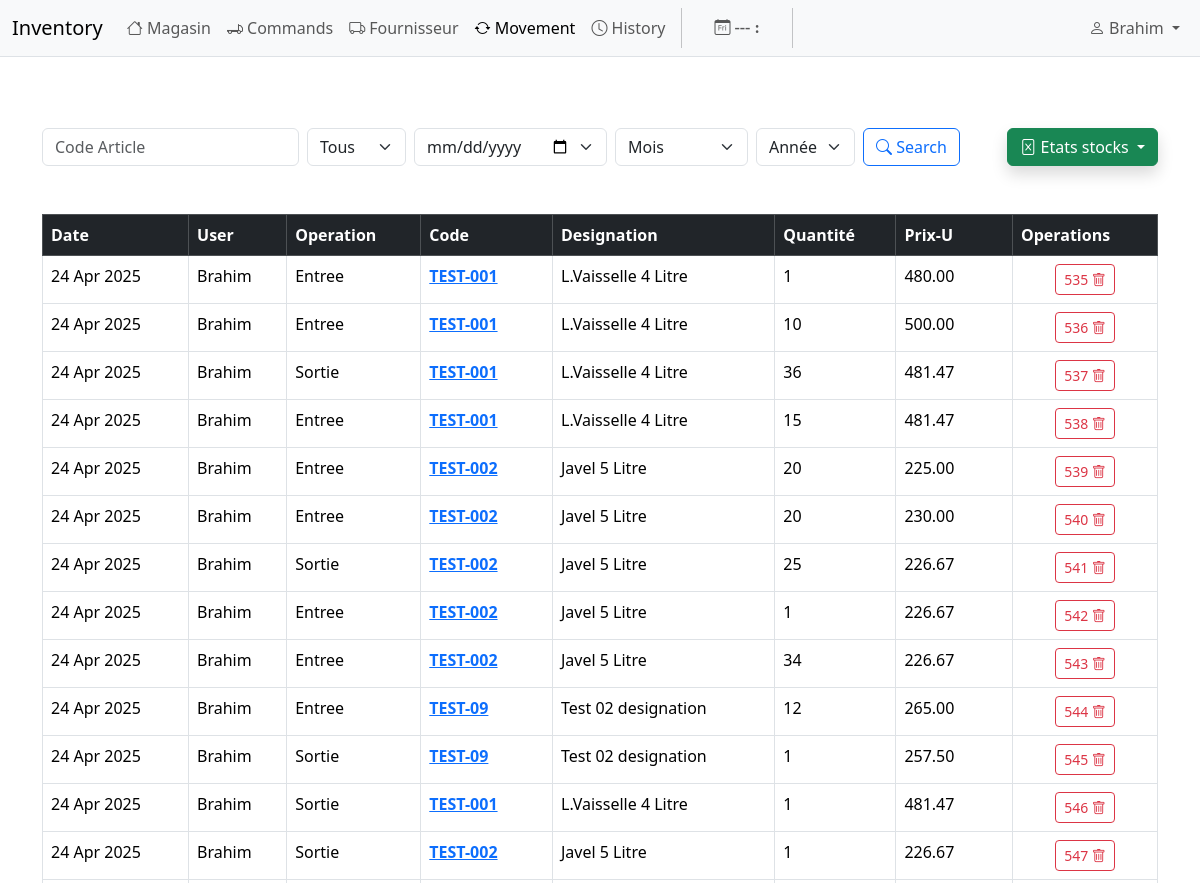
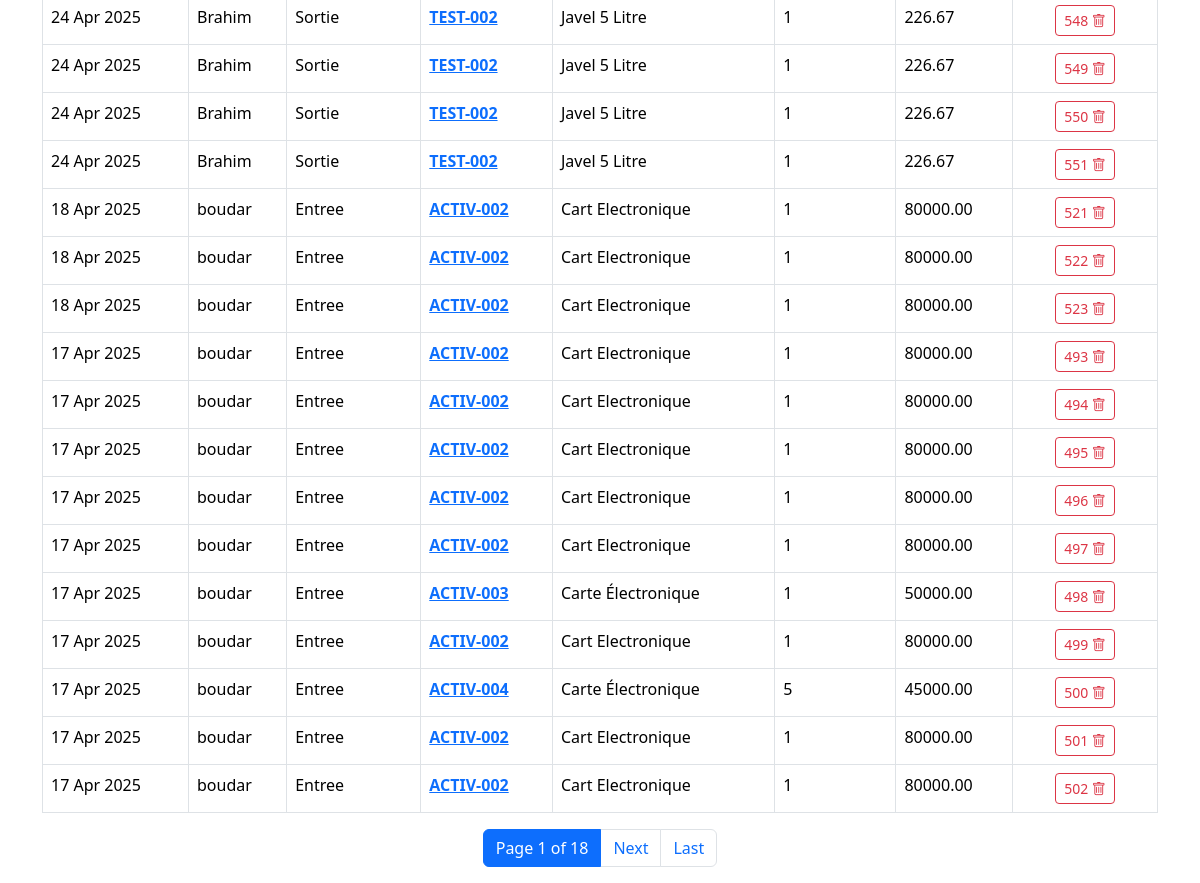
Page /magasin/movement (signed in) on the earlier database version (2 pictures, top to bottom).
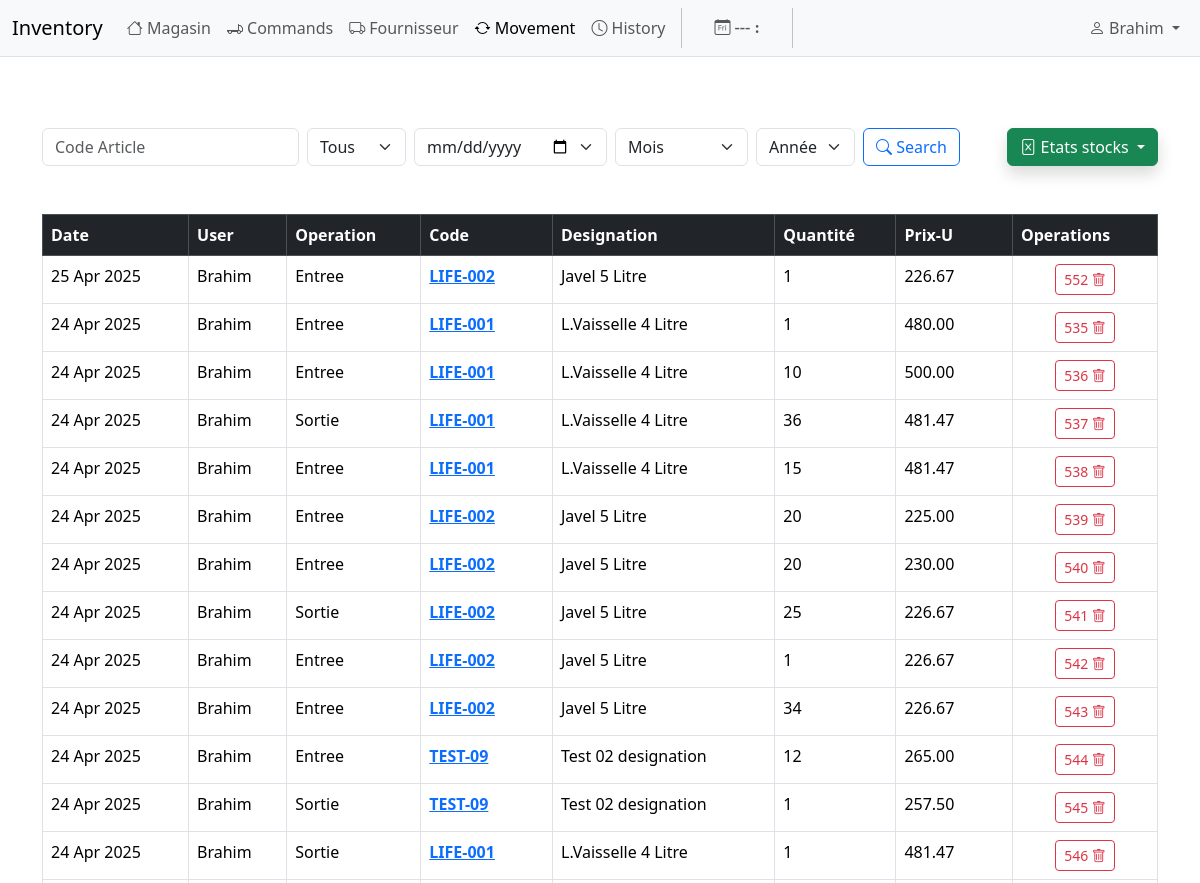
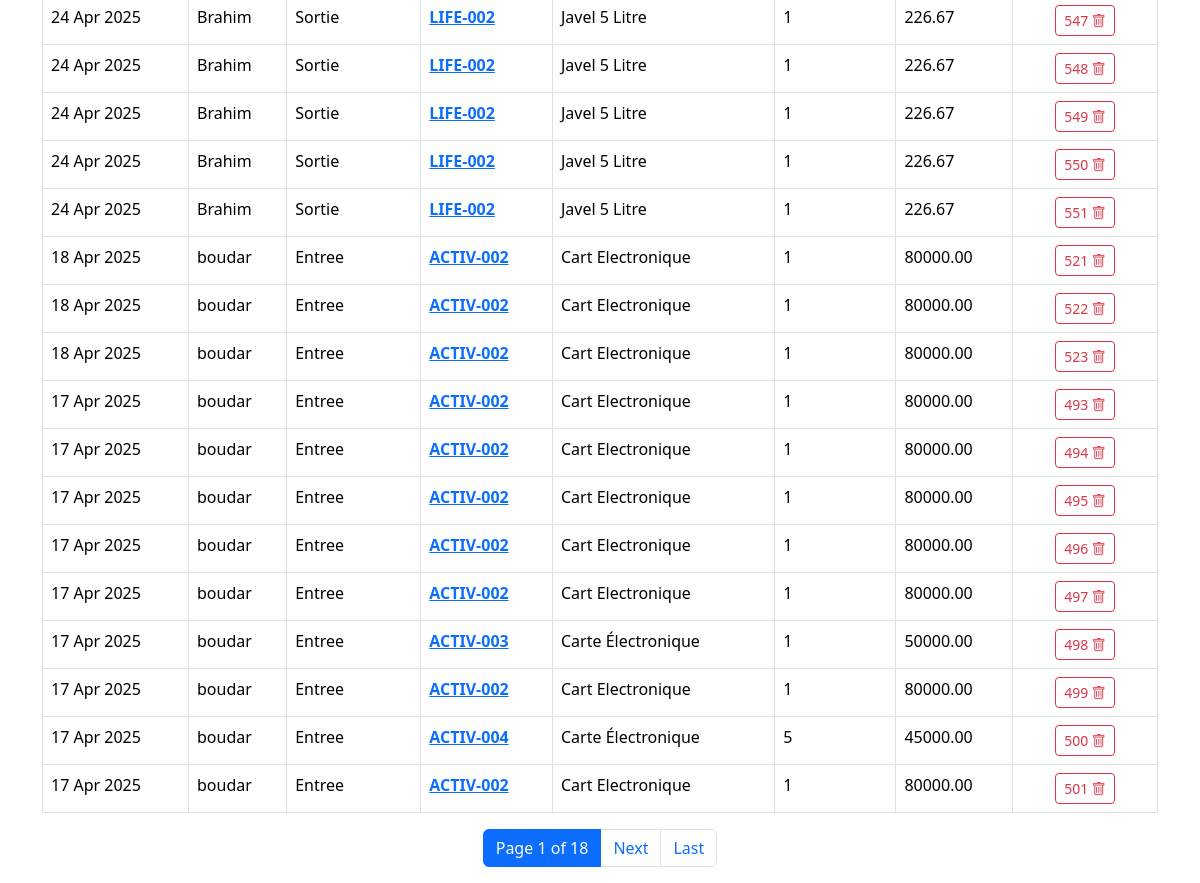
Same page on the later database version (2 pictures, top to bottom).
### magasin/models.py (models this page shows, shortened)
class Movement(models.Model):
    movement_id = models.AutoField(primary_key=True)
    art_id = models.ForeignKey(Article, related_name='article_id', db_index=True, on_delete=models.CASCADE)
    user_id = models.ForeignKey(User, related_name='mov_user_id', on_delete=models.CASCADE)
    movement_date = models.DateTimeField()
    movement_choice = (('entree', 'Entree'), ('sortie', 'Sortie'), ('initial', 'Initial'))
    movement = models.CharField(max_length=10, choices=movement_choice)
    qte = models.PositiveIntegerField(null=True)
    prix = models.DecimalField(decimal_places=2, max_digits=15, null=True)
    valeur = models.DecimalField(decimal_places=2, max_digits=20, null=True)
    class Meta:
        ordering = ('-movement_date',)          # order by movement_date DESC

class Article(models.Model):
    category = models.ForeignKey(Category, related_name='articles', on_delete=models.CASCADE)
    art_id = models.AutoField(primary_key=True)
    slug = models.SlugField(max_length=200, db_index=True)
    designation = models.CharField(max_length=255, db_index=True, null=True, blank=True)
    code = models.CharField(max_length=100, db_index=True, unique=True)
    ref = models.CharField(max_length=255, db_index=True, null=True, blank=True)
    emp = models.CharField(max_length=50, null=True, blank=True)
    umesure = models.CharField(max_length=50, null=True, blank=True, default='pcs')
    qte = models.PositiveIntegerField()
    prix = models.DecimalField(decimal_places=2, max_digits=15)
    valeur = models.DecimalField(decimal_places=2, max_digits=20, null=True)
    created = models.DateTimeField(auto_now_add=True)
    observation = models.CharField(max_length=255, null=True, blank=True)
    class Meta:
        ordering = ('code', 'ref', 'designation')

### magasin/views.py (the view)
# urls.py: path('magasin/movement', views.movement, name='movement'),                          # All movement
@login_required
def movement(request, art_id=None):
    hijri = functions.hijri_()
    nbar = 'movement'
    if art_id:
        articles = get_list_or_404(models.Movement, art_id=art_id)
    else:
        articles = models.Movement.objects.select_related('art_id', 'user_id').all()
    if request.method == 'POST' and 'search_mov_form' in request.POST:
        search_movement_form = forms.SearchMovementForm(request.POST)
        if search_movement_form.is_valid():
            code = search_movement_form.cleaned_data.get('search_code')
            operation = search_movement_form.cleaned_data.get('operation')
            day = search_movement_form.cleaned_data.get('day')
            month = search_movement_form.cleaned_data.get('month')
            year = search_movement_form.cleaned_data.get('year')
            filters = Q()
            if code:
                article_qs = models.Article.objects.filter(code__icontains=code)
                if article_qs.exists():
                    filters &= Q(art_id__in=article_qs)
                else:
                    messages.warning(request, f"Aucun article trouvé avec le code « {code} »")
                    return redirect('magasin:movement')
            if operation:
                filters &= Q(movement=operation)
            if day:
                filters &= Q(movement_date=day)
            elif month and year:
                filters &= Q(movement_date__month=month, movement_date__year=year)
            elif year:
                filters &= Q(movement_date__year=year)
            articles = models.Movement.objects.filter(filters).order_by('-movement_date')
    else:
        search_movement_form = forms.SearchMovementForm()
        articles = models.Movement.objects.all()
    if request.method == 'POST' and 'etat' in request.POST:
        etat_form = forms.Etats(request.POST)
        if etat_form.is_valid():
            par = etat_form.cleaned_data['par']
            date_ = etat_form.cleaned_data['etat_date']
            fields = ['movement_date', 'art_id__code', 'art_id__designation', 'movement', 'qte', 'prix', 'valeur']
            export_config = {
                'journalier': {
                    'queryset': models.Movement.objects.filter(movement_date=date_),
                    'filename': date_.strftime('%d_%B_%Y'),
                    'message': 'État journalier généré avec succès.'
                },
                'mensuel': {
                    'queryset': models.Movement.objects.filter(
                        movement_date__month=date_.month,
                        movement_date__year=date_.year
                    ),
                    'filename': date_.strftime('%m_%Y'),  # Format: 03_2025
                    'message': 'État mensuel généré avec succès.'
                },
                'tous': {
                    'queryset': models.Movement.objects.all(),
                    'filename': 'Tous_Les_Mouvements',
                    'message': 'État global généré avec succès.'
                }
            }
            config = export_config.get(par)
            if config:
                functions.write_to_excel_g(fields, config['queryset'], config['filename'])
                messages.success(request, config['message'])
                return redirect('magasin:movement')
    else:
        etat_form = forms.Etats()
    paginator = Paginator(articles, 30)     # instantiate the Paginator with the number of objects to display
    page = request.GET.get('page')          # indicate the current page number.
    try:
        articles = paginator.page(page)
    except PageNotAnInteger:
        articles = paginator.page(1)
    except EmptyPage:
        articles = paginator.page(paginator.num_pages)
    context = {
        'hijri': hijri, 'nbar': nbar,
        'articles': articles,
        'search_movement_form': search_movement_form,
        'etat_form': etat_form
    }
    return render(request, 'magasin/article/movement.html', context)

### magasin/forms.py
class SearchMovementForm(forms.Form):
    current_year = datetime.date.today().year
    YEARS = [(y, y) for y in range(current_year, current_year - 5, -1)]
    search_code = forms.CharField(max_length=50, required=False, label=False)
    OPERATION = [('', 'Tous'), ('Initial', 'Initial'), ('Entree', 'Entree'), ('Sortie', 'Sortie')]
    operation = forms.ChoiceField(choices=OPERATION, required=False, label=False)
    day = forms.DateField(
        label="Date précise", required=False,
        widget=forms.DateInput(attrs={'class': 'form-control', 'type': 'date'})
    )
    month = forms.ChoiceField(
        choices=[('', 'Mois')] + [(i, datetime.date(2000, i, 1).strftime('%B')) for i in range(1, 13)],
        required=False, label=False
    )
    year = forms.ChoiceField(
        choices=[('', 'Année')] + YEARS,
        required=False, label=False
    )

### magasin/functions.py (called while the page is built)
def hijri_():
    tday = date.today()
    hijri = HijriDate(tday.year, tday.month, tday.day, gr=True)
    return hijri

### magasin/templates/magasin/article/movement.html (shortened to what this page needs)
{% extends "magasin/base.html" %}
{% load static %}
{% load widget_tweaks %}
{% block content %}
<div class="container mt-2">
    <div class="d-flex my-5">
        <form class="d-flex align-items-center" action="" method="post">
            <div class="form-group me-2">
                {% render_field search_movement_form.search_code class="form-control" placeholder="Code Article" %}
            </div>
            <div class="form-group me-2">
                {% render_field search_movement_form.operation class="form-select movement_operation" %}
            </div>
            <div class="form-group me-2">
                {% render_field search_movement_form.day class="form-select" %}
            </div>
            <div class="form-group me-2">
                {% render_field search_movement_form.month class="form-select" %}
            </div>
            <div class="form-group me-2">
                {% render_field search_movement_form.year class="form-select" %}
            </div>
            <button type="submit" class="btn btn-outline-primary" name="search_mov_form">
                <i class="bi bi-search"></i> Search
            </button>
        </form>
        <div class="ms-auto">
            <button type="button" class="btn btn-success dropdown-toggle shadow float-end" data-bs-toggle="dropdown">
                <i class="bi bi-file-excel"></i> Etats stocks
            </button>
        </div>
    </div>
    <table class="table table-bordered table-hover">
        <thead class="table-dark">
            <tr>
                <th scope="col">Date</th>
                <th scope="col">User</th>
                <th scope="col">Operation</th>
                <th scope="col">Code</th>
                <th scope="col">Designation</th>
                <th scope="col">Quantité</th>
                <th scope="col">Prix-U</th>
                <th scope="col">Operations</th>
            </tr>
        </thead>
        <tbody>
            {% for article in articles %}
                <tr id="movement-row-{{ article.movement_id}}">
                    <td>{{ article.movement_date|date:"d M Y" }}</td>
                    <td>{{ article.user_id.username }}</td>
                    <td>{{ article.movement }}</td>
                    <th scope="row">
                        <a href="{% url "magasin:movement_article" article.art_id.art_id %}">{{ article.art_id.code }}</a>
                    </th>
                    <td>{{ article.art_id.designation }}</td>
                    <td>{{ article.qte }}</td>
                    <td>{{ article.prix }}</td>
                    <td class="text-center">
                        {% if request.user.profile.groupe == 'admin' %}
                            <button class="deleteMovementBtn btn btn-sm btn-outline-danger"
                                    data-item-id="{{ article.movement_id}}">
                                {{ article.movement_id }} <i class="bi bi-trash"></i>
                            </button>
                        {% endif %}
                    </td>
                </tr>
            {% endfor %}
        </tbody>
    </table>
    {% include "pagination.html" with page=articles %}
</div>
{% endblock %}

Differences in the rows shown:
no longer on this page (row unchanged): Movement: movement_date "17 Apr 2025", user_id.username "boudar", movement "Entree", art_id.code "ACTIV-002", art_id.designation "Cart Electronique", qte "1", prix "80000.00", movement_id "502"
added Movement: movement_date "25 Apr 2025", user_id.username "Brahim", movement "Entree", art_id.code "LIFE-002", art_id.designation "Javel 5 Litre", qte "1", prix "226.67", movement_id "552"
changed through a linked row, Movement id 535: art_id.code "TEST-001" → "LIFE-001"
changed through a linked row, Movement id 536: art_id.code "TEST-001" → "LIFE-001"
changed through a linked row, Movement id 537: art_id.code "TEST-001" → "LIFE-001"
changed through a linked row, Movement id 538: art_id.code "TEST-001" → "LIFE-001"
changed through a linked row, Movement id 539: art_id.code "TEST-002" → "LIFE-002"
changed through a linked row, Movement id 540: art_id.code "TEST-002" → "LIFE-002"
changed through a linked row, Movement id 541: art_id.code "TEST-002" → "LIFE-002"
changed through a linked row, Movement id 542: art_id.code "TEST-002" → "LIFE-002"
changed through a linked row, Movement id 543: art_id.code "TEST-002" → "LIFE-002"
changed through a linked row, Movement id 546: art_id.code "TEST-001" → "LIFE-001"
changed through a linked row, Movement id 547: art_id.code "TEST-002" → "LIFE-002"
changed through a linked row, Movement id 548: art_id.code "TEST-002" → "LIFE-002"
changed through a linked row, Movement id 549: art_id.code "TEST-002" → "LIFE-002"
changed through a linked row, Movement id 550: art_id.code "TEST-002" → "LIFE-002"
changed through a linked row, Movement id 551: art_id.code "TEST-002" → "LIFE-002"
